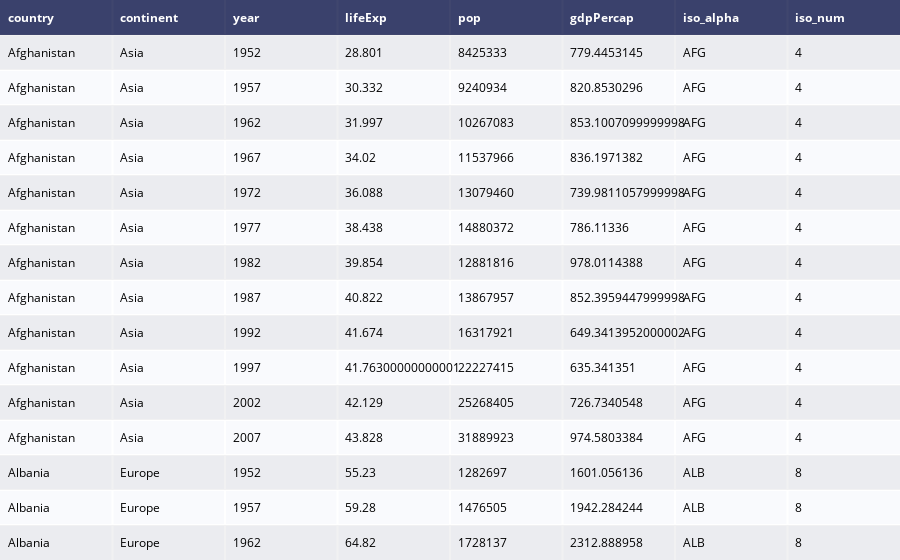

Notebook source saved alongside this figure:
### Code cell
#Task 3:Creating Table
table=create_table(gapminder.head(15))
py.iplot(table)

### Figure 1 — Plotly figure (JSON) as saved in the notebook; plotly's stock layout.template omitted (floating-point values rounded to 4 significant figures)
{"data": [{"colorscale": [[0, "#00083e"], [0.5, "#ededee"], [1, "#ffffff"]], "hoverinfo": "none", "opacity": 0.75, "showscale": false, "type": "heatmap", "z": [[0, 0, 0, 0, 0, 0, 0, 0], [0.5, 0.5, 0.5, 0.5, 0.5, 0.5, 0.5, 0.5], [1, 1, 1, 1, 1, 1, 1, 1], [0.5, 0.5, 0.5, 0.5, 0.5, 0.5, 0.5, 0.5], [1, 1, 1, 1, 1, 1, 1, 1], [0.5, 0.5, 0.5, 0.5, 0.5, 0.5, 0.5, 0.5], [1, 1, 1, 1, 1, 1, 1, 1], [0.5, 0.5, 0.5, 0.5, 0.5, 0.5, 0.5, 0.5], [1, 1, 1, 1, 1, 1, 1, 1], [0.5, 0.5, 0.5, 0.5, 0.5, 0.5, 0.5, 0.5], [1, 1, 1, 1, 1, 1, 1, 1], [0.5, 0.5, 0.5, 0.5, 0.5, 0.5, 0.5, 0.5], [1, 1, 1, 1, 1, 1, 1, 1], [0.5, 0.5, 0.5, 0.5, 0.5, 0.5, 0.5, 0.5], [1, 1, 1, 1, 1, 1, 1, 1], [0.5, 0.5, 0.5, 0.5, 0.5, 0.5, 0.5, 0.5]]}], "layout": {"annotations": [{"align": "left", "font": {"color": "#ffffff"}, "showarrow": false, "text": "<b>country</b>", "x": -0.45, "xanchor": "left", "xref": "x", "y": 0, "yref": "y"}, {"align": "left", "font": {"color": "#ffffff"}, "showarrow": false, "text": "<b>continent</b>", "x": 0.55, "xanchor": "left", "xref": "x", "y": 0, "yref": "y"}, {"align": "left", "font": {"color": "#ffffff"}, "showarrow": false, "text": "<b>year</b>", "x": 1.55, "xanchor": "left", "xref": "x", "y": 0, "yref": "y"}, {"align": "left", "font": {"color": "#ffffff"}, "showarrow": false, "text": "<b>lifeExp</b>", "x": 2.55, "xanchor": "left", "xref": "x", "y": 0, "yref": "y"}, {"align": "left", "font": {"color": "#ffffff"}, "showarrow": false, "text": "<b>pop</b>", "x": 3.55, "xanchor": "left", "xref": "x", "y": 0, "yref": "y"}, {"align": "left", "font": {"color": "#ffffff"}, "showarrow": false, "text": "<b>gdpPercap</b>", "x": 4.55, "xanchor": "left", "xref": "x", "y": 0, "yref": "y"}, {"align": "left", "font": {"color": "#ffffff"}, "showarrow": false, "text": "<b>iso_alpha</b>", "x": 5.55, "xanchor": "left", "xref": "x", "y": 0, "yref": "y"}, {"align": "left", "font": {"color": "#ffffff"}, "showarrow": false, "text": "<b>iso_num</b>", "x": 6.55, "xanchor": "left", "xref": "x", "y": 0, "yref": "y"}, {"align": "left", "font": {"color": "#000000"}, "showarrow": false, "text": "Afghanistan", "x": -0.45, "xanchor": "left", "xref": "x", "y": 1, "yref": "y"}, {"align": "left", "font": {"color": "#000000"}, "showarrow": false, "text": "Asia", "x": 0.55, "xanchor": "left", "xref": "x", "y": 1, "yref": "y"}, {"align": "left", "font": {"color": "#000000"}, "showarrow": false, "text": "1952", "x": 1.55, "xanchor": "left", "xref": "x", "y": 1, "yref": "y"}, {"align": "left", "font": {"color": "#000000"}, "showarrow": false, "text": "28.801", "x": 2.55, "xanchor": "left", "xref": "x", "y": 1, "yref": "y"}, {"align": "left", "font": {"color": "#000000"}, "showarrow": false, "text": "8425333", "x": 3.55, "xanchor": "left", "xref": "x", "y": 1, "yref": "y"}, {"align": "left", "font": {"color": "#000000"}, "showarrow": false, "text": "779.4453145", "x": 4.55, "xanchor": "left", "xref": "x", "y": 1, "yref": "y"}, {"align": "left", "font": {"color": "#000000"}, "showarrow": false, "text": "AFG", "x": 5.55, "xanchor": "left", "xref": "x", "y": 1, "yref": "y"}, {"align": "left", "font": {"color": "#000000"}, "showarrow": false, "text": "4", "x": 6.55, "xanchor": "left", "xref": "x", "y": 1, "yref": "y"}, {"align": "left", "font": {"color": "#000000"}, "showarrow": false, "text": "Afghanistan", "x": -0.45, "xanchor": "left", "xref": "x", "y": 2, "yref": "y"}, {"align": "left", "font": {"color": "#000000"}, "showarrow": false, "text": "Asia", "x": 0.55, "xanchor": "left", "xref": "x", "y": 2, "yref": "y"}, {"align": "left", "font": {"color": "#000000"}, "showarrow": false, "text": "1957", "x": 1.55, "xanchor": "left", "xref": "x", "y": 2, "yref": "y"}, {"align": "left", "font": {"color": "#000000"}, "showarrow": false, "text": "30.332", "x": 2.55, "xanchor": "left", "xref": "x", "y": 2, "yref": "y"}, {"align": "left", "font": {"color": "#000000"}, "showarrow": false, "text": "9240934", "x": 3.55, "xanchor": "left", "xref": "x", "y": 2, "yref": "y"}, {"align": "left", "font": {"color": "#000000"}, "showarrow": false, "text": "820.8530296", "x": 4.55, "xanchor": "left", "xref": "x", "y": 2, "yref": "y"}, {"align": "left", "font": {"color": "#000000"}, "showarrow": false, "text": "AFG", "x": 5.55, "xanchor": "left", "xref": "x", "y": 2, "yref": "y"}, {"align": "left", "font": {"color": "#000000"}, "showarrow": false, "text": "4", "x": 6.55, "xanchor": "left", "xref": "x", "y": 2, "yref": "y"}, {"align": "left", "font": {"color": "#000000"}, "showarrow": false, "text": "Afghanistan", "x": -0.45, "xanchor": "left", "xref": "x", "y": 3, "yref": "y"}, {"align": "left", "font": {"color": "#000000"}, "showarrow": false, "text": "Asia", "x": 0.55, "xanchor": "left", "xref": "x", "y": 3, "yref": "y"}, {"align": "left", "font": {"color": "#000000"}, "showarrow": false, "text": "1962", "x": 1.55, "xanchor": "left", "xref": "x", "y": 3, "yref": "y"}, {"align": "left", "font": {"color": "#000000"}, "showarrow": false, "text": "31.997", "x": 2.55, "xanchor": "left", "xref": "x", "y": 3, "yref": "y"}, {"align": "left", "font": {"color": "#000000"}, "showarrow": false, "text": "10267083", "x": 3.55, "xanchor": "left", "xref": "x", "y": 3, "yref": "y"}, {"align": "left", "font": {"color": "#000000"}, "showarrow": false, "text": "853.1007099999998", "x": 4.55, "xanchor": "left", "xref": "x", "y": 3, "yref": "y"}, {"align": "left", "font": {"color": "#000000"}, "showarrow": false, "text": "AFG", "x": 5.55, "xanchor": "left", "xref": "x", "y": 3, "yref": "y"}, {"align": "left", "font": {"color": "#000000"}, "showarrow": false, "text": "4", "x": 6.55, "xanchor": "left", "xref": "x", "y": 3, "yref": "y"}, {"align": "left", "font": {"color": "#000000"}, "showarrow": false, "text": "Afghanistan", "x": -0.45, "xanchor": "left", "xref": "x", "y": 4, "yref": "y"}, {"align": "left", "font": {"color": "#000000"}, "showarrow": false, "text": "Asia", "x": 0.55, "xanchor": "left", "xref": "x", "y": 4, "yref": "y"}, {"align": "left", "font": {"color": "#000000"}, "showarrow": false, "text": "1967", "x": 1.55, "xanchor": "left", "xref": "x", "y": 4, "yref": "y"}, {"align": "left", "font": {"color": "#000000"}, "showarrow": false, "text": "34.02", "x": 2.55, "xanchor": "left", "xref": "x", "y": 4, "yref": "y"}, {"align": "left", "font": {"color": "#000000"}, "showarrow": false, "text": "11537966", "x": 3.55, "xanchor": "left", "xref": "x", "y": 4, "yref": "y"}, {"align": "left", "font": {"color": "#000000"}, "showarrow": false, "text": "836.1971382", "x": 4.55, "xanchor": "left", "xref": "x", "y": 4, "yref": "y"}, {"align": "left", "font": {"color": "#000000"}, "showarrow": false, "text": "AFG", "x": 5.55, "xanchor": "left", "xref": "x", "y": 4, "yref": "y"}, {"align": "left", "font": {"color": "#000000"}, "showarrow": false, "text": "4", "x": 6.55, "xanchor": "left", "xref": "x", "y": 4, "yref": "y"}, {"align": "left", "font": {"color": "#000000"}, "showarrow": false, "text": "Afghanistan", "x": -0.45, "xanchor": "left", "xref": "x", "y": 5, "yref": "y"}, {"align": "left", "font": {"color": "#000000"}, "showarrow": false, "text": "Asia", "x": 0.55, "xanchor": "left", "xref": "x", "y": 5, "yref": "y"}, {"align": "left", "font": {"color": "#000000"}, "showarrow": false, "text": "1972", "x": 1.55, "xanchor": "left", "xref": "x", "y": 5, "yref": "y"}, {"align": "left", "font": {"color": "#000000"}, "showarrow": false, "text": "36.088", "x": 2.55, "xanchor": "left", "xref": "x", "y": 5, "yref": "y"}, {"align": "left", "font": {"color": "#000000"}, "showarrow": false, "text": "13079460", "x": 3.55, "xanchor": "left", "xref": "x", "y": 5, "yref": "y"}, {"align": "left", "font": {"color": "#000000"}, "showarrow": false, "text": "739.9811057999998", "x": 4.55, "xanchor": "left", "xref": "x", "y": 5, "yref": "y"}, {"align": "left", "font": {"color": "#000000"}, "showarrow": false, "text": "AFG", "x": 5.55, "xanchor": "left", "xref": "x", "y": 5, "yref": "y"}, {"align": "left", "font": {"color": "#000000"}, "showarrow": false, "text": "4", "x": 6.55, "xanchor": "left", "xref": "x", "y": 5, "yref": "y"}, {"align": "left", "font": {"color": "#000000"}, "showarrow": false, "text": "Afghanistan", "x": -0.45, "xanchor": "left", "xref": "x", "y": 6, "yref": "y"}, {"align": "left", "font": {"color": "#000000"}, "showarrow": false, "text": "Asia", "x": 0.55, "xanchor": "left", "xref": "x", "y": 6, "yref": "y"}, {"align": "left", "font": {"color": "#000000"}, "showarrow": false, "text": "1977", "x": 1.55, "xanchor": "left", "xref": "x", "y": 6, "yref": "y"}, {"align": "left", "font": {"color": "#000000"}, "showarrow": false, "text": "38.438", "x": 2.55, "xanchor": "left", "xref": "x", "y": 6, "yref": "y"}, {"align": "left", "font": {"color": "#000000"}, "showarrow": false, "text": "14880372", "x": 3.55, "xanchor": "left", "xref": "x", "y": 6, "yref": "y"}, {"align": "left", "font": {"color": "#000000"}, "showarrow": false, "text": "786.11336", "x": 4.55, "xanchor": "left", "xref": "x", "y": 6, "yref": "y"}, {"align": "left", "font": {"color": "#000000"}, "showarrow": false, "text": "AFG", "x": 5.55, "xanchor": "left", "xref": "x", "y": 6, "yref": "y"}, {"align": "left", "font": {"color": "#000000"}, "showarrow": false, "text": "4", "x": 6.55, "xanchor": "left", "xref": "x", "y": 6, "yref": "y"}, {"align": "left", "font": {"color": "#000000"}, "showarrow": false, "text": "Afghanistan", "x": -0.45, "xanchor": "left", "xref": "x", "y": 7, "yref": "y"}, {"align": "left", "font": {"color": "#000000"}, "showarrow": false, "text": "Asia", "x": 0.55, "xanchor": "left", "xref": "x", "y": 7, "yref": "y"}, {"align": "left", "font": {"color": "#000000"}, "showarrow": false, "text": "1982", "x": 1.55, "xanchor": "left", "xref": "x", "y": 7, "yref": "y"}, {"align": "left", "font": {"color": "#000000"}, "showarrow": false, "text": "39.854", "x": 2.55, "xanchor": "left", "xref": "x", "y": 7, "yref": "y"}, {"align": "left", "font": {"color": "#000000"}, "showarrow": false, "text": "12881816", "x": 3.55, "xanchor": "left", "xref": "x", "y": 7, "yref": "y"}, {"align": "left", "font": {"color": "#000000"}, "showarrow": false, "text": "978.0114388", "x": 4.55, "xanchor": "left", "xref": "x", "y": 7, "yref": "y"}, {"align": "left", "font": {"color": "#000000"}, "showarrow": false, "text": "AFG", "x": 5.55, "xanchor": "left", "xref": "x", "y": 7, "yref": "y"}, {"align": "left", "font": {"color": "#000000"}, "showarrow": false, "text": "4", "x": 6.55, "xanchor": "left", "xref": "x", "y": 7, "yref": "y"}, {"align": "left", "font": {"color": "#000000"}, "showarrow": false, "text": "Afghanistan", "x": -0.45, "xanchor": "left", "xref": "x", "y": 8, "yref": "y"}, {"align": "left", "font": {"color": "#000000"}, "showarrow": false, "text": "Asia", "x": 0.55, "xanchor": "left", "xref": "x", "y": 8, "yref": "y"}, {"align": "left", "font": {"color": "#000000"}, "showarrow": false, "text": "1987", "x": 1.55, "xanchor": "left", "xref": "x", "y": 8, "yref": "y"}, {"align": "left", "font": {"color": "#000000"}, "showarrow": false, "text": "40.822", "x": 2.55, "xanchor": "left", "xref": "x", "y": 8, "yref": "y"}, {"align": "left", "font": {"color": "#000000"}, "showarrow": false, "text": "13867957", "x": 3.55, "xanchor": "left", "xref": "x", "y": 8, "yref": "y"}, {"align": "left", "font": {"color": "#000000"}, "showarrow": false, "text": "852.3959447999998", "x": 4.55, "xanchor": "left", "xref": "x", "y": 8, "yref": "y"}, {"align": "left", "font": {"color": "#000000"}, "showarrow": false, "text": "AFG", "x": 5.55, "xanchor": "left", "xref": "x", "y": 8, "yref": "y"}, {"align": "left", "font": {"color": "#000000"}, "showarrow": false, "text": "4", "x": 6.55, "xanchor": "left", "xref": "x", "y": 8, "yref": "y"}, {"align": "left", "font": {"color": "#000000"}, "showarrow": false, "text": "Afghanistan", "x": -0.45, "xanchor": "left", "xref": "x", "y": 9, "yref": "y"}, {"align": "left", "font": {"color": "#000000"}, "showarrow": false, "text": "Asia", "x": 0.55, "xanchor": "left", "xref": "x", "y": 9, "yref": "y"}, {"align": "left", "font": {"color": "#000000"}, "showarrow": false, "text": "1992", "x": 1.55, "xanchor": "left", "xref": "x", "y": 9, "yref": "y"}, {"align": "left", "font": {"color": "#000000"}, "showarrow": false, "text": "41.674", "x": 2.55, "xanchor": "left", "xref": "x", "y": 9, "yref": "y"}, {"align": "left", "font": {"color": "#000000"}, "showarrow": false, "text": "16317921", "x": 3.55, "xanchor": "left", "xref": "x", "y": 9, "yref": "y"}, {"align": "left", "font": {"color": "#000000"}, "showarrow": false, "text": "649.3413952000002", "x": 4.55, "xanchor": "left", "xref": "x", "y": 9, "yref": "y"}, {"align": "left", "font": {"color": "#000000"}, "showarrow": false, "text": "AFG", "x": 5.55, "xanchor": "left", "xref": "x", "y": 9, "yref": "y"}, {"align": "left", "font": {"color": "#000000"}, "showarrow": false, "text": "4", "x": 6.55, "xanchor": "left", "xref": "x", "y": 9, "yref": "y"}, {"align": "left", "font": {"color": "#000000"}, "showarrow": false, "text": "Afghanistan", "x": -0.45, "xanchor": "left", "xref": "x", "y": 10, "yref": "y"}, {"align": "left", "font": {"color": "#000000"}, "showarrow": false, "text": "Asia", "x": 0.55, "xanchor": "left", "xref": "x", "y": 10, "yref": "y"}, {"align": "left", "font": {"color": "#000000"}, "showarrow": false, "text": "1997", "x": 1.55, "xanchor": "left", "xref": "x", "y": 10, "yref": "y"}, {"align": "left", "font": {"color": "#000000"}, "showarrow": false, "text": "41.76300000000001", "x": 2.55, "xanchor": "left", "xref": "x", "y": 10, "yref": "y"}, {"align": "left", "font": {"color": "#000000"}, "showarrow": false, "text": "22227415", "x": 3.55, "xanchor": "left", "xref": "x", "y": 10, "yref": "y"}, {"align": "left", "font": {"color": "#000000"}, "showarrow": false, "text": "635.341351", "x": 4.55, "xanchor": "left", "xref": "x", "y": 10, "yref": "y"}, {"align": "left", "font": {"color": "#000000"}, "showarrow": false, "text": "AFG", "x": 5.55, "xanchor": "left", "xref": "x", "y": 10, "yref": "y"}, {"align": "left", "font": {"color": "#000000"}, "showarrow": false, "text": "4", "x": 6.55, "xanchor": "left", "xref": "x", "y": 10, "yref": "y"}, {"align": "left", "font": {"color": "#000000"}, "showarrow": false, "text": "Afghanistan", "x": -0.45, "xanchor": "left", "xref": "x", "y": 11, "yref": "y"}, {"align": "left", "font": {"color": "#000000"}, "showarrow": false, "text": "Asia", "x": 0.55, "xanchor": "left", "xref": "x", "y": 11, "yref": "y"}, {"align": "left", "font": {"color": "#000000"}, "showarrow": false, "text": "2002", "x": 1.55, "xanchor": "left", "xref": "x", "y": 11, "yref": "y"}, {"align": "left", "font": {"color": "#000000"}, "showarrow": false, "text": "42.129", "x": 2.55, "xanchor": "left", "xref": "x", "y": 11, "yref": "y"}, {"align": "left", "font": {"color": "#000000"}, "showarrow": false, "text": "25268405", "x": 3.55, "xanchor": "left", "xref": "x", "y": 11, "yref": "y"}, {"align": "left", "font": {"color": "#000000"}, "showarrow": false, "text": "726.7340548", "x": 4.55, "xanchor": "left", "xref": "x", "y": 11, "yref": "y"}, {"align": "left", "font": {"color": "#000000"}, "showarrow": false, "text": "AFG", "x": 5.55, "xanchor": "left", "xref": "x", "y": 11, "yref": "y"}, {"align": "left", "font": {"color": "#000000"}, "showarrow": false, "text": "4", "x": 6.55, "xanchor": "left", "xref": "x", "y": 11, "yref": "y"}, {"align": "left", "font": {"color": "#000000"}, "showarrow": false, "text": "Afghanistan", "x": -0.45, "xanchor": "left", "xref": "x", "y": 12, "yref": "y"}, {"align": "left", "font": {"color": "#000000"}, "showarrow": false, "text": "Asia", "x": 0.55, "xanchor": "left", "xref": "x", "y": 12, "yref": "y"}, {"align": "left", "font": {"color": "#000000"}, "showarrow": false, "text": "2007", "x": 1.55, "xanchor": "left", "xref": "x", "y": 12, "yref": "y"}, {"align": "left", "font": {"color": "#000000"}, "showarrow": false, "text": "43.828", "x": 2.55, "xanchor": "left", "xref": "x", "y": 12, "yref": "y"}, {"align": "left", "font": {"color": "#000000"}, "showarrow": false, "text": "31889923", "x": 3.55, "xanchor": "left", "xref": "x", "y": 12, "yref": "y"}, {"align": "left", "font": {"color": "#000000"}, "showarrow": false, "text": "974.5803384", "x": 4.55, "xanchor": "left", "xref": "x", "y": 12, "yref": "y"}, {"align": "left", "font": {"color": "#000000"}, "showarrow": false, "text": "AFG", "x": 5.55, "xanchor": "left", "xref": "x", "y": 12, "yref": "y"}, {"align": "left", "font": {"color": "#000000"}, "showarrow": false, "text": "4", "x": 6.55, "xanchor": "left", "xref": "x", "y": 12, "yref": "y"}, {"align": "left", "font": {"color": "#000000"}, "showarrow": false, "text": "Albania", "x": -0.45, "xanchor": "left", "xref": "x", "y": 13, "yref": "y"}, {"align": "left", "font": {"color": "#000000"}, "showarrow": false, "text": "Europe", "x": 0.55, "xanchor": "left", "xref": "x", "y": 13, "yref": "y"}, {"align": "left", "font": {"color": "#000000"}, "showarrow": false, "text": "1952", "x": 1.55, "xanchor": "left", "xref": "x", "y": 13, "yref": "y"}, {"align": "left", "font": {"color": "#000000"}, "showarrow": false, "text": "55.23", "x": 2.55, "xanchor": "left", "xref": "x", "y": 13, "yref": "y"}, {"align": "left", "font": {"color": "#000000"}, "showarrow": false, "text": "1282697", "x": 3.55, "xanchor": "left", "xref": "x", "y": 13, "yref": "y"}, {"align": "left", "font": {"color": "#000000"}, "showarrow": false, "text": "1601.056136", "x": 4.55, "xanchor": "left", "xref": "x", "y": 13, "yref": "y"}, {"align": "left", "font": {"color": "#000000"}, "showarrow": false, "text": "ALB", "x": 5.55, "xanchor": "left", "xref": "x", "y": 13, "yref": "y"}, {"align": "left", "font": {"color": "#000000"}, "showarrow": false, "text": "8", "x": 6.55, "xanchor": "left", "xref": "x", "y": 13, "yref": "y"}, {"align": "left", "font": {"color": "#000000"}, "showarrow": false, "text": "Albania", "x": -0.45, "xanchor": "left", "xref": "x", "y": 14, "yref": "y"}, {"align": "left", "font": {"color": "#000000"}, "showarrow": false, "text": "Europe", "x": 0.55, "xanchor": "left", "xref": "x", "y": 14, "yref": "y"}, {"align": "left", "font": {"color": "#000000"}, "showarrow": false, "text": "1957", "x": 1.55, "xanchor": "left", "xref": "x", "y": 14, "yref": "y"}, {"align": "left", "font": {"color": "#000000"}, "showarrow": false, "text": "59.28", "x": 2.55, "xanchor": "left", "xref": "x", "y": 14, "yref": "y"}, {"align": "left", "font": {"color": "#000000"}, "showarrow": false, "text": "1476505", "x": 3.55, "xanchor": "left", "xref": "x", "y": 14, "yref": "y"}, {"align": "left", "font": {"color": "#000000"}, "showarrow": false, "text": "1942.284244", "x": 4.55, "xanchor": "left", "xref": "x", "y": 14, "yref": "y"}, {"align": "left", "font": {"color": "#000000"}, "showarrow": false, "text": "ALB", "x": 5.55, "xanchor": "left", "xref": "x", "y": 14, "yref": "y"}, {"align": "left", "font": {"color": "#000000"}, "showarrow": false, "text": "8", "x": 6.55, "xanchor": "left", "xref": "x", "y": 14, "yref": "y"}, {"align": "left", "font": {"color": "#000000"}, "showarrow": false, "text": "Albania", "x": -0.45, "xanchor": "left", "xref": "x", "y": 15, "yref": "y"}, {"align": "left", "font": {"color": "#000000"}, "showarrow": false, "text": "Europe", "x": 0.55, "xanchor": "left", "xref": "x", "y": 15, "yref": "y"}, {"align": "left", "font": {"color": "#000000"}, "showarrow": false, "text": "1962", "x": 1.55, "xanchor": "left", "xref": "x", "y": 15, "yref": "y"}, {"align": "left", "font": {"color": "#000000"}, "showarrow": false, "text": "64.82", "x": 2.55, "xanchor": "left", "xref": "x", "y": 15, "yref": "y"}, {"align": "left", "font": {"color": "#000000"}, "showarrow": false, "text": "1728137", "x": 3.55, "xanchor": "left", "xref": "x", "y": 15, "yref": "y"}, {"align": "left", "font": {"color": "#000000"}, "showarrow": false, "text": "2312.888958", "x": 4.55, "xanchor": "left", "xref": "x", "y": 15, "yref": "y"}, {"align": "left", "font": {"color": "#000000"}, "showarrow": false, "text": "ALB", "x": 5.55, "xanchor": "left", "xref": "x", "y": 15, "yref": "y"}, {"align": "left", "font": {"color": "#000000"}, "showarrow": false, "text": "8", "x": 6.55, "xanchor": "left", "xref": "x", "y": 15, "yref": "y"}], "autosize": true, "margin": {"b": 0, "l": 0, "r": 0, "t": 0}, "xaxis": {"autorange": true, "dtick": 1, "gridwidth": 2, "range": [-0.5, 7.5], "showticklabels": false, "tick0": -0.5, "ticks": "", "zeroline": false}, "yaxis": {"autorange": true, "dtick": 1, "gridwidth": 2, "range": [15.5, -0.5], "showticklabels": false, "tick0": 0.5, "ticks": "", "zeroline": false}}}
